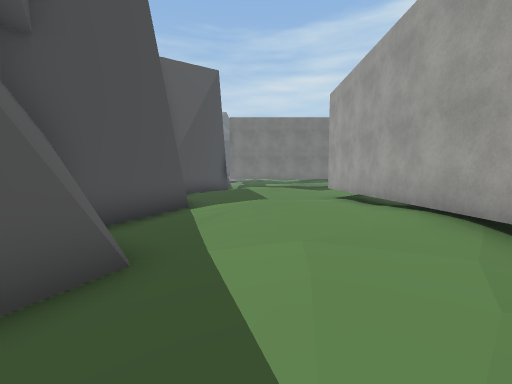
View 1 (above)

24 first-person views from a walk through a 3-D level made in the Unity game engine. The camera is 1.2 m above the floor, tilts 4° down and sees 90° across. The floor is counted in squares, 2 m on a side. Each view is taken from the middle of a square. On the plan, view 1 faces up. The plan holds only what a view shows up to about 9 squares ahead; the rest is blank. The place goes on beyond the plan. Door leaves are left out, so doorways stand open. Some surface patterns are stand-ins.

View 2
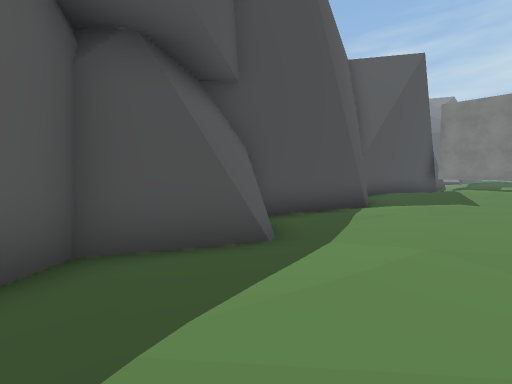

View 3
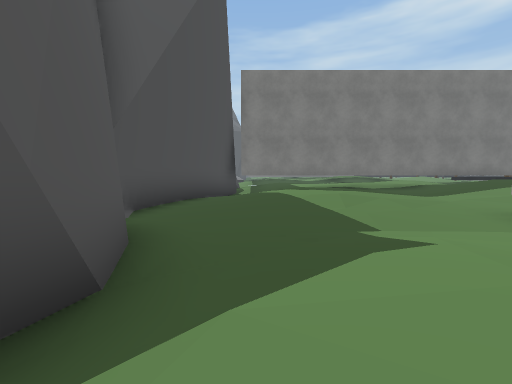

View 4
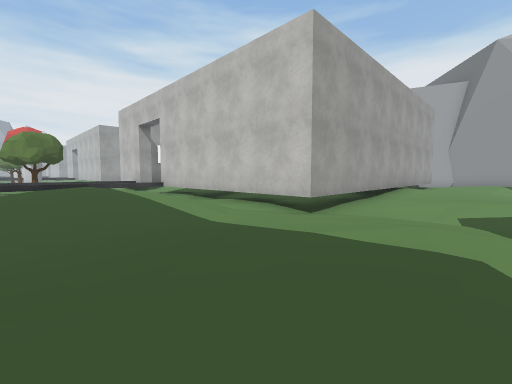

View 5
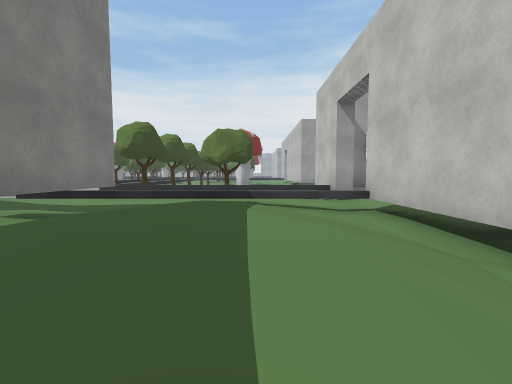

View 6
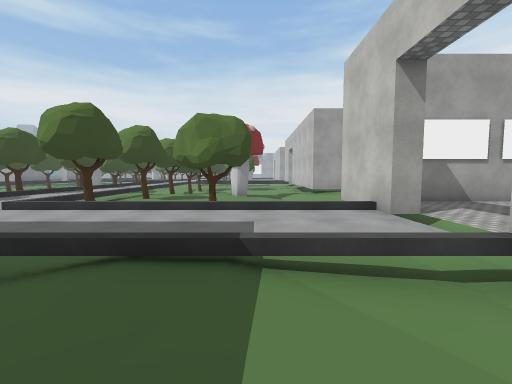

View 7
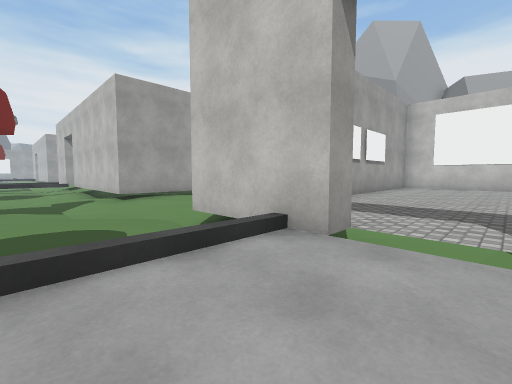

View 8
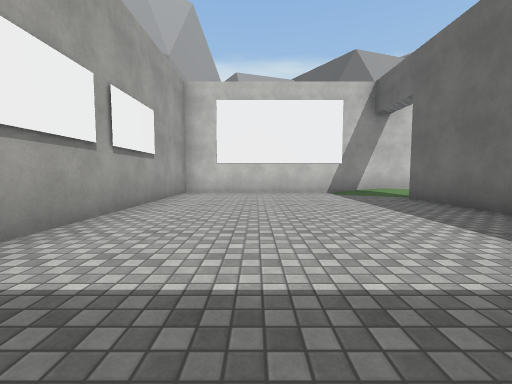

View 9
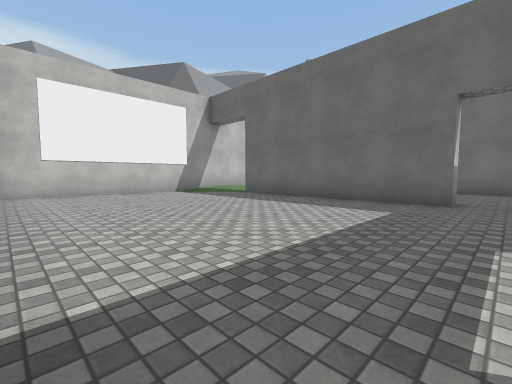

View 10
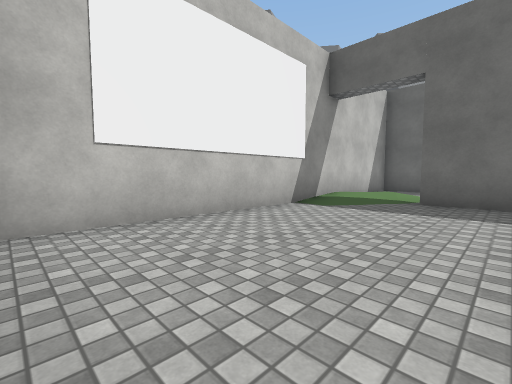

View 11
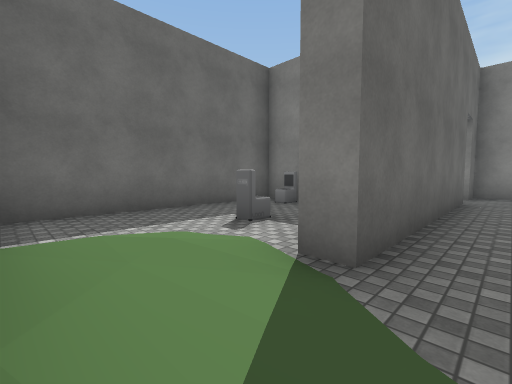

View 12
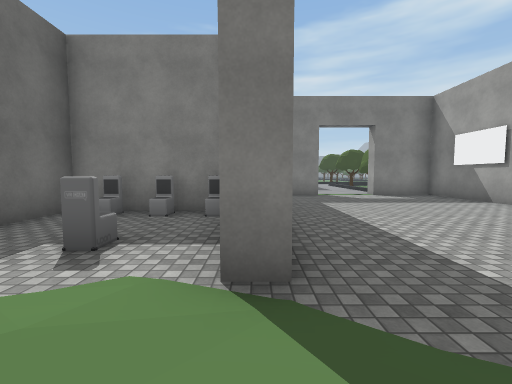

View 13
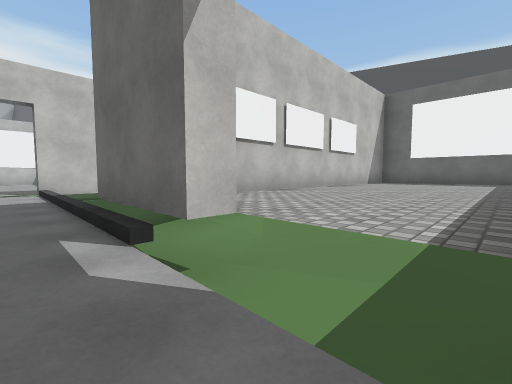

View 14
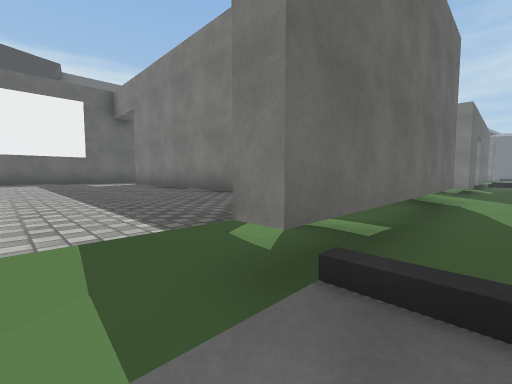

View 15
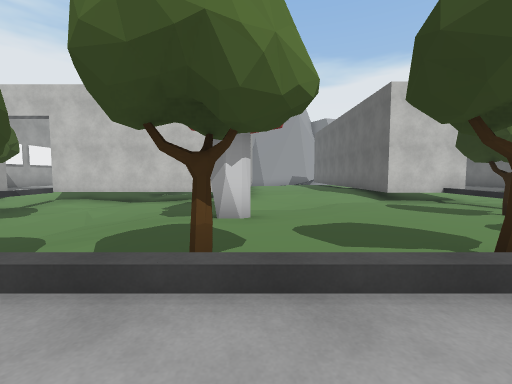

View 16
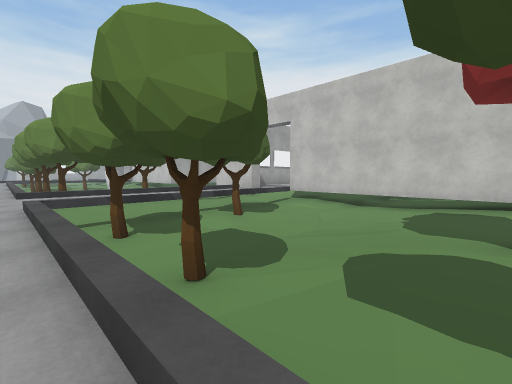

View 17
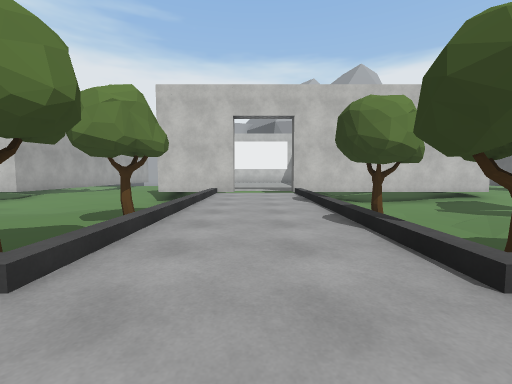

View 18
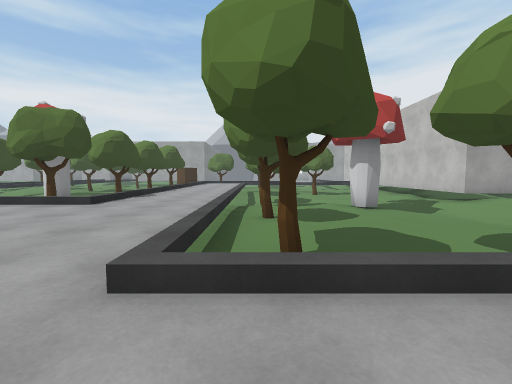

View 19
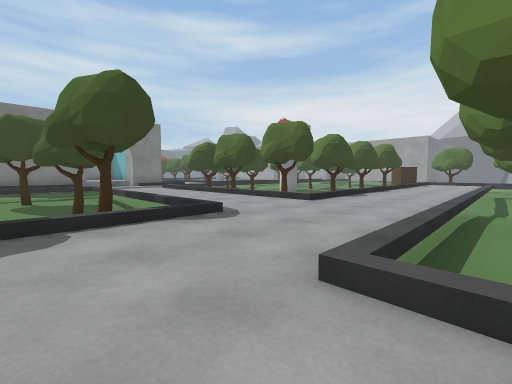

View 20
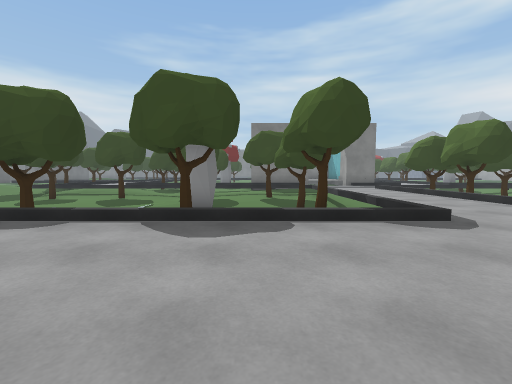

View 21
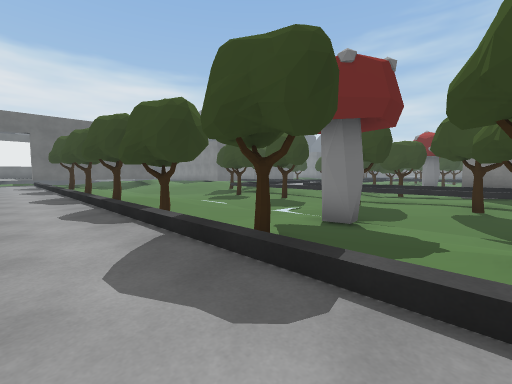

View 22
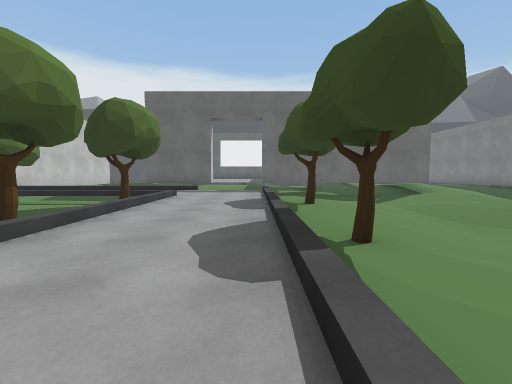

View 23
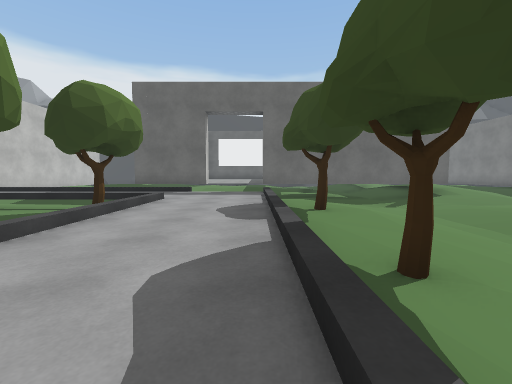

View 24
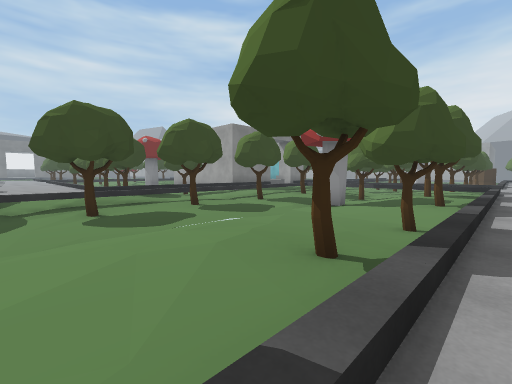

### Floor plan
Key: @ floor where view 1 was taken; # wall or solid block; x gap in a wall; . main floor; : floor 0.25 m higher than the main floor; - floor 0.25 m lower than the main floor; + floor 0.5 m higher than the main floor; _ floor 0.5 m lower than the main floor; < floor 0.75 m lower than the main floor; ( floor 1 m lower than the main floor; / step, stairs or slope; D open door; = window, fence, low wall or low ledge; ^ raised ledge; v drop or lower ground; T tree; O other object.
Columns run from 4 left of view 1 to 37 right of it. Each row starts with its distance up from view 1.
 25              #-_--   <T__T__T_T__../
 24              #_____  <___________../T
 23              #_/<<<< <___<<<<<<T<../
 22              #________--__<<_____../
 21     ^^^^^^^D #---.-------_<<_--T-../T
 20    #^^^^^^^^^#-..T.-T--T__T<_T---../
 19    #^^^^^^^^^/...........................
 18    #^^^^^^^^^/............................
 17    ^^^^^^^^^^#............................
 16     ^^^^^^^^^#..=T--T-T_<T(<T...TT-T_T<<O(
 15   ############..=------__<<<<... ______
 14  #  -.-_-.::./..=-------_<(<<... ______
 13  #_-..-_-:+::/..=T---__#_<(<T...T____<#
 12 ##_-..--..::./..=---____<<(<<... __<<<<
 11 #<_-..----..-/..=____<<<<<<<<... _<<((((
 10  <__--___-__-//##____________... <______
  9  #<<___#######//###-_--######vvx##__--##
  8  ##____#...D......# ---#vv            #
  7  ##_---#...#......#    #vv
  6  #<_---#.  #......#     v
  5  #<_---#OOO#......#
  4  #<<---#...#......#
  3  ##<_--#.O.#......#
  2   #_---#...#......#
  1   #-.. #..+:......#
  0   #-@. #.::+:.....#
 -1        ############

Where each view was taken, in squares from view 1:
view 1: 0 up, 0 right, facing up
view 2: 0 up, 1 right, facing up-left
view 3: 6 up, 1 left, facing up
view 4: 14 up, 0 right, facing down-right
view 5: 12 up, 4 right, facing right
view 6: 12 up, 7 right, facing right
view 7: 12 up, 10 right, facing down-right
view 8: 8 up, 11 right, facing down
view 9: 8 up, 13 right, facing down-left
view 10: 3 up, 13 right, facing down-left
view 11: 0 up, 8 right, facing up-left
view 12: 0 up, 7 right, facing up
view 13: 19 up, 10 right, facing down-left
view 14: 18 up, 10 right, facing up-left
view 15: 18 up, 18 right, facing down
view 16: 17 up, 19 right, facing down-right
view 17: 18 up, 26 right, facing down
view 18: 16 up, 26 right, facing right
view 19: 16 up, 26 right, facing up-right
view 20: 16 up, 26 right, facing up
view 21: 18 up, 27 right, facing up-left
view 22: 19 up, 19 right, facing left
view 23: 19 up, 18 right, facing left
view 24: 19 up, 17 right, facing up-right
